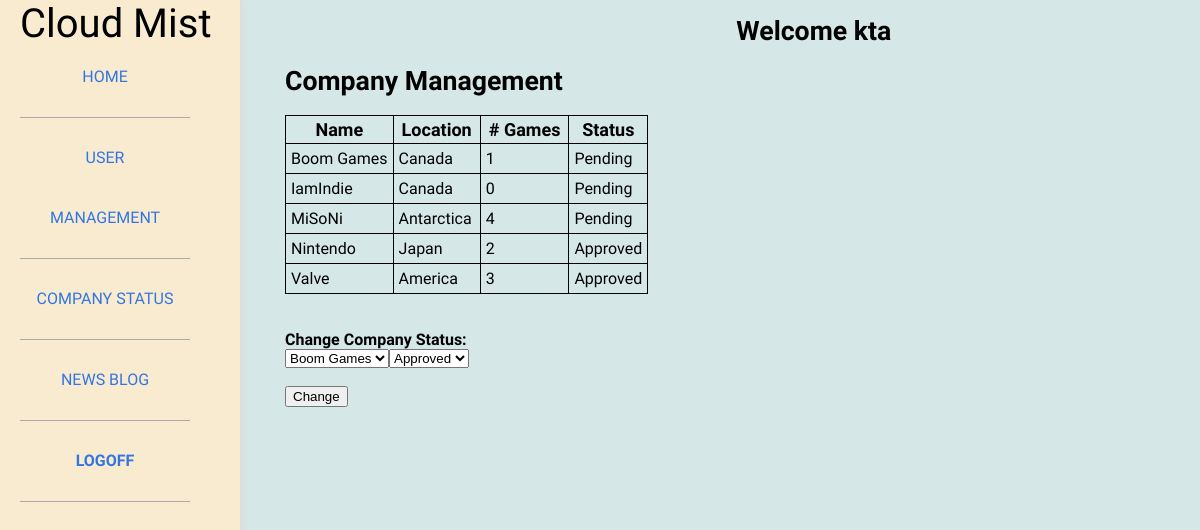
Screenshot of /CloudMistWeb/admin-frontend/admin_company.php (signed in) with the database file from the repository.
### tables this page shows
CREATE TABLE company (	c_name VARCHAR(30) NOT NULL,
						password VARCHAR(20) NOT NULL,
						location VARCHAR(30),
						a_user VARCHAR(20),
						status VARCHAR(10) NOT NULL,
						PRIMARY KEY (c_name),
						FOREIGN KEY (a_user) REFERENCES admins (a_user)
					 );

### CloudMistWeb/admin-frontend/admin_company.php (the view, shortened to what this page needs)
<?php
    function getList(){
        require '../backend/connect.php';
        $comp_list_q = "SELECT c_name, location, status "
                . "FROM company ";
        $companies = mysqli_query($conn, $comp_list_q);
        $num_games_q = "SELECT c_name, COUNT(*) "
                . "FROM GAME "
                . "GROUP BY c_name";
        $num_games = mysqli_query($conn, $num_games_q);
        if($companies -> num_rows > 0) {
            echo '<table class="admin-table"><tr>'
                    . '<th>Name</th>'
                    . '<th>Location</th>'
                    . '<th># Games</th>'
                    . '<th>Status</th>'
                . '</tr>';
            while($row = $companies -> fetch_assoc()) {
                $num = 0;
                while ($row2 = $num_games -> fetch_assoc()) {
                    if ($row2["c_name"] == $row["c_name"]) {
                        $num = $row2["COUNT(*)"];
                        break;
                    }
                }
                mysqli_data_seek($num_games, 0);
                echo "<tr><td>".$row["c_name"]."</td>"
                       . "<td>".$row["location"]."</td>"
                       . "<td>".$num."</td>"
                       . "<td>".$row["status"]."</td>";
            }
            echo "</table><br><br>";
            echo "<h3>Change Company Status: </h3>"
            . "<form method='post' action='admin_company.php'>"
            . "<select class='form-field' name='c_name'>";
            mysqli_data_seek($companies, 0);
            while ($row = $companies -> fetch_assoc()) {
                printf("<option value=%s> %s </option>", $row['c_name'], $row['c_name']);
            }
            echo "</select>";
            echo "<select class='form-field' name='status'>"
            . "<option value='Approved'>Approved</option>"
            . "<option value='Banned'>Banned</option>"
            . "</select><br><br>"
            . "<input class='form-field' type='submit' value='Change'>"
            . "</form>";
        }
        else {
            echo "There are no companies registered!";
        }
    }
?>
<!DOCTYPE html>
<html>
<head>
    <link rel="stylesheet" href="../css/stylesheet.css">
    <link rel="stylesheet" href="../css/adminstyle.css">
</head>
<body>
    <div id="sidebar">
        <div class="logo_title">Cloud Mist</div>
        <ul id="sideButton">
            <a href="admin_profile.php"><li>HOME</li></a>
            <a href="admin_user.php"><li>USER MANAGEMENT</li></a>
            <a href="admin_company.php"><li>COMPANY STATUS</li></a>
            <a href="admin_blog.php"><li>NEWS BLOG</li></a>
            <a href="admin_login.php" onclick="logoffjs()"><li id="logoff">LOGOFF</li></a>
        </ul>
    </div>
    <div class="container">
        <div class="header">
            <h1 class="username">Welcome <?php printf($_SESSION['a_user']); ?></h1>
        </div>
        <div id="content">
            <h1>Company Management</h1>
            <?php getList();
            ?>
        </div>
    </div>
</body>
</html>

### CloudMistWeb/css/stylesheet.css (style rules this page uses)
* { border-collapse:collapse; }
h1 { font-size: 20pt; font-family: 'PT Sans', sans-serif; color:#000; }
h3 { font-size: 12pt; font-family: 'PT Sans', sans-serif; color:#000; margin: 0; }
body { background: #ffffff; background: -moz-linear-gradient(left, #ffffff 0%, #ffffff 38%, #edf7f6 100%); background: -webkit-gradient(linear, left top, right top, color-stop(0%,#ffffff), color-stop(38%,#ffffff), color-stop(100%,#edf7f6)); background: -webkit-linear-gradient(left, #ffffff 0%,#ffffff 38%,#edf7f6 100%); background: -o-linear-gradient(left, #ffffff 0%,#ffffff 38%,#edf7f6 100%); background: -ms-linear-gradient(left, #ffffff 0%,#ffffff 38%,#edf7f6 100%); background: linear-gradient(to right, #ffffff 0%,#ffffff 38%,#edf7f6 100%); filter: progid:DXImageTransform.Microsoft.gradient( startColorstr='#ffffff', endColorstr='#edf7f6',GradientType=1 ); margin: auto; width: 70%; }
.logo_title { font-family: 'PT Sans', sans-serif; font-size: 40px; color:#000; width: 100%; float:left; }
.username { padding-top: 15px; color:#000; width: 65%; margin:auto; text-align: right; }
a { font-size:12pt; color:#3376E1; text-decoration:none; }
#content { display: inline-block; position: relative; width: 100%; }
#sidebar { position: fixed; top:0; bottom:0; left:0; width: 200px; height:800px; background-color:#fff; background-size:fill; padding: 0 20px 20px 20px; margin-right: 20px; border-right: 1px #ddd solid; box-shadow: 1px 0px 5px 1px #ddd; //height: 400px; }
#sidebar ul { padding: 0; margin: 0; }
#sideButton li { list-style-type: none; padding: 10px; margin: 0; font-family: 'PT Sans', sans-serif; border-bottom: 1px solid #aaa; }
#sideButton li { list-style: none; text-align: center; width: 150px; line-height: 60px; }
.container { position: relative; padding: 0 0 0 55px; margin-left: 50px; width: auto; }
#logoff { //border-left: 1px solid black; //border-right: 1px solid black; font-weight: bold; }

### CloudMistWeb/css/adminstyle.css (style rules this page uses)
body { background: #d6e7e7; }
#sidebar { background: #f8ebd0 ; }
.admin-table table, tr, th, td { border: 1px solid black; }
th { font-family: 'PT Sans', sans-serif; font-size: 18px; padding: 3px 8px; }
tr { padding: 20px 0; }
td { font-family: 'PT Sans', sans-serif; padding: 5px; }

### rows the page displays
company: c_name "Boom Games", location "Canada", num "1", status "Pending"
company: c_name "IamIndie", location "Canada", num "0", status "Pending"
company: c_name "MiSoNi", location "Antarctica", num "4", status "Pending"
company: c_name "Nintendo", location "Japan", num "2", status "Approved"
company: c_name "Valve", location "America", num "3", status "Approved"

### other values shown
form field c_name "Boom Games"
